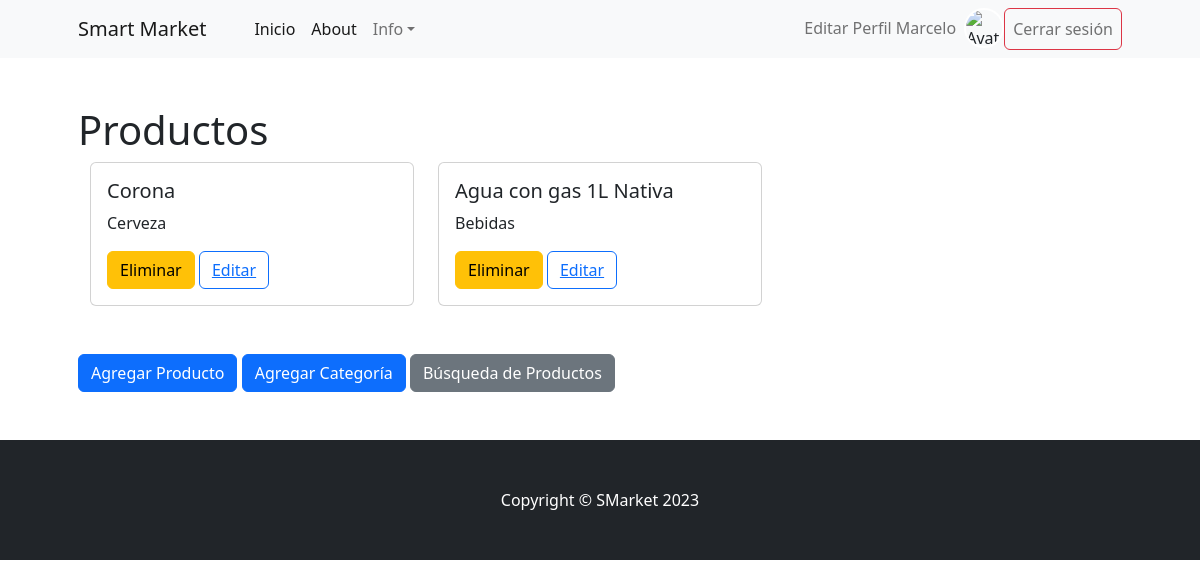
Page /producto/ (signed in) on the committed database.
### producto/models.py (models this page shows, shortened)
class Producto(models.Model):
    nombre = models.CharField(max_length=100)
    categoria = models.ForeignKey(Categoría, on_delete=models.SET_NULL, null=True, blank=True)

class Categoría(models.Model):
    nombre = models.CharField(max_length=100)
    def __str__(self):
       return self.nombre

### producto/views.py (the view)
# urls.py: path("", views.home, name = "index"),
def home(request):
    productos = models.Producto.objects.all()
    context1 = {"productos": productos}
    return render(request, "producto/index.html", context1)

### producto/templates/producto/index.html (shortened to what this page needs)
{% extends 'core/base.html' %}
{% block contenido_titulo %}
    Productos
{% endblock contenido_titulo %}
{% block contenido %}
    <div class="container">
        <div class="row">
            {% for producto in productos %}
                <div class="col-md-4">
                    <div class="card mb-4">
                        <div class="card-body">
                            <h5 class="card-title">{{ producto.nombre }}</h5>
                            <p class="card-text">{{ producto.categoria }}</p>
                            <form action="{% url 'producto:eliminarp' producto.id %}" method="POST"> {% csrf_token %}
                                <button type="submit" class="btn btn-warning">Eliminar</button>
                                <button class="btn btn-outline-primary">
                                    <a href="{% url 'producto:editar' producto.id %}" class="btn-link">
                                         Editar
                                    </a>
                                </button>
                            </form>
                        </div>
                    </div>
                </div>
            {% endfor %}
        </div>
    </div>
    <div class="row mt-4">
      <div class="col-md-12">
          <a href="http://127.0.0.1:8000/producto/crear/" class="btn btn-primary">Agregar Producto </a>
          <a href="http://127.0.0.1:8000/producto/crearc/" class="btn btn-primary">Agregar Categoría </a>
          <a href="http://127.0.0.1:8000/producto/busqueda/" class="btn btn-secondary">Búsqueda de Productos </a>
      </div>
  </div>
 </div>
{% endblock contenido %}

### core/templates/core/navbar.html (shortened to what this page needs)
<nav class="navbar navbar-expand-lg navbar-light bg-light">
    <div class="container px-4 px-lg-5">
        <a class="navbar-brand" href="#!">Smart Market</a>
        <div class="collapse navbar-collapse" id="navbarSupportedContent">
            <ul class="navbar-nav me-auto mb-2 mb-lg-0 ms-lg-4">
                <li class="nav-item"><a class="nav-link active" aria-current="page" href="{% url 'core:index' %}">Inicio</a></li>
                <li class="nav-item"><a class="nav-link active" aria-current="page" href="{% url 'core:about' %}">About</a></li>
                <li class="nav-item dropdown">
                    <a class="nav-link dropdown-toggle" id="navbarDropdown" href="#" role="button" data-bs-toggle="dropdown" aria-expanded="false">Info</a>
                </li>
            </ul>
            <ul class="navbar-nav ms-auto">
                {% if user.is_authenticated %}
                <div class="navbar-nav">
                    <a class="nav-item nav-link" href="{% url 'core:editar-perfil' %}">Editar Perfil {{ user.username }}</a>
                    <img src="{{ avatar_url }}" alt="Avatar" style="height: 40px; width: 40px; border-radius: 50%; object-fit: cover; object-position: center; border: 2px solid #fff;"/>
                    <a class="btn btn-outline-danger nav-item nav-link" href="{% url 'core:logout' %}">Cerrar sesión</a>
                </div>
            {% else %}
                <div class="navbar-nav">
                    <a class="btn btn-outline-primary nav-item nav-link" href="{% url 'core:login' %}">Iniciar sesión</a>
                    <a class="btn btn-outline-success nav-item nav-link" href="{% url 'core:registro' %}">Registrarse</a>
                </div>
            {% endif %}
            </ul>
        </div>
    </div>
</nav>

### rows in the picture
Producto: nombre "Corona", categoria "Cerveza"
Producto: nombre "Agua con gas 1L Nativa", categoria "Bebidas"

### other values in the picture
{{ user.username }} "Marcelo"
